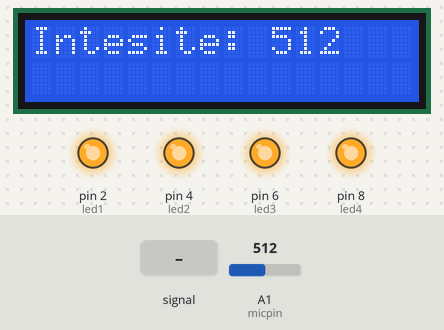
Recording of a sketch running on a simulated Arduino Uno, built with avr-gcc and run on an emulated ATmega328P. Parts: 16×2 character LCD, output pins drawn as LEDs (lit = HIGH). Dashed ring = blinking. The test bench sets the inputs (shaded band); at power-on: A1 (micpin) = 512.

Above: at 1.2 s.
1.3 s: A1 (micpin) fed a 200 Hz sine of ±460 counts around its level
At 2.35 s:
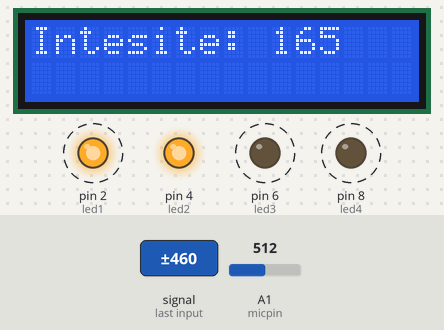
4.1 s: A1 (micpin) set to 0
At 4.6 s:
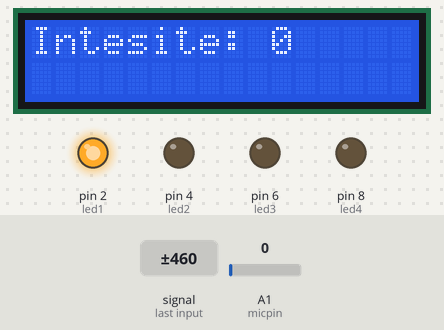
7.1 s: A1 (micpin) set to 122
At 8.4 s:
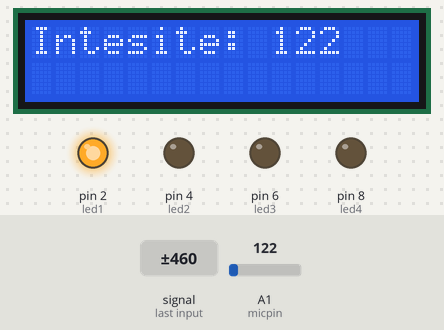
8.7 s: A1 (micpin) fed a 200 Hz sine of ±81 counts around its level
At 8.98 s:
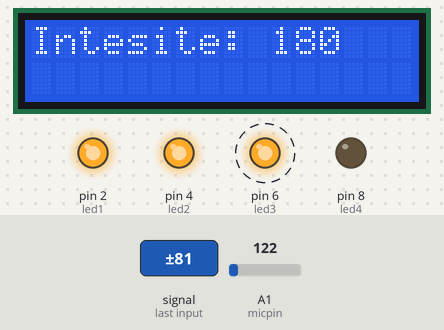
10.2 s: A1 (micpin) set to 210
At 11.2 s:
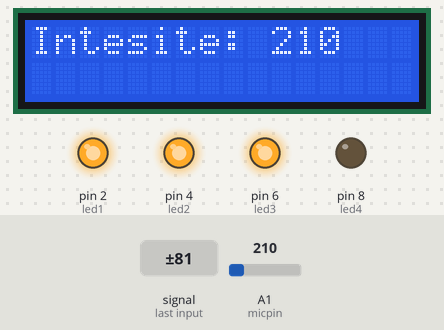
Timing chart, 0 to 12.8 s (numbered marks = the images above; inputs shaded):
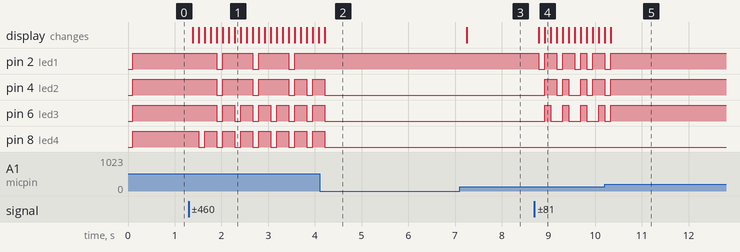

Measured:
- after the input at 1.3 s, pin 2 (led1): alternates HIGH for 0.64 s and LOW for 0.13 s, starting after 0.60 s; pin 4 (led2): HIGH → LOW after 0.60 s, → HIGH 0.13 s later, → LOW 0.64 s later, → HIGH 0.13 s later, … (8 changes in this stretch)
- after the input at 4.1 s, pin 2 (led1): stops changing and stays HIGH; pin 4 (led2), pin 6 (led3), pin 8 (led4): goes on until 4.2 s, then stays LOW
- after the input at 7.1 s, the display: changes after 0.15 s (image 3)
- after the input at 8.7 s, pin 2 (led1): HIGH → LOW after 0.09 s, → HIGH 0.13 s later, → LOW 0.26 s later, → HIGH 0.13 s later, … (8 changes in this stretch); pin 4 (led2): goes HIGH 0.26 s, LOW 0.13 s, HIGH 0.13 s, LOW 0.26 s, HIGH 0.13 s, LOW 0.13 s, then HIGH, starting after 0.22 s
- after the input at 10.2 s, pin 2 (led1), pin 4 (led2), pin 6 (led3): goes on until 10.3 s, then stays HIGH

The sketch:

test_microphone_and_screen.ino
```cpp
#include "I2C_LCD.h"
#include "Wire.h"


I2C_LCD lcd(0x27);


  const int micpin = A1;
  const int led1 = 2;
  const int led2 = 4;
  const int led3 = 6;
  const int led4 = 8;
  const int num_led = 4;

  int mic;
  const int baseline = 50;

  int amplitude;
  const int max_amplitude = 200;

  const int delta = max_amplitude/(num_led+1);

  const int thresh1 = delta;
  const int  thresh2 = thresh1 + delta;
  const int thresh3 = thresh2 + delta;
  const int thresh4 = thresh3 + delta;

void setup() {
  pinMode(led1, OUTPUT);
  pinMode(led2, OUTPUT);
  pinMode(led3, OUTPUT);
  pinMode(led4, OUTPUT);
  Serial.begin(9600);


  Wire.begin();
  lcd.begin(16, 2);
  lcd.setCursor(0,0);
  lcd.print("hello world");
}

void loop() {
  mic = analogRead(micpin);
  amplitude = abs(mic - baseline);


  lcd.setCursor(0,0);
  lcd.print("                ");
  lcd.setCursor(0,0);
  lcd.print("Intesite: ");
  lcd.print(mic);


  if (amplitude > thresh4){
    digitalWrite(led1,HIGH);
    digitalWrite(led2,HIGH);
    digitalWrite(led3,HIGH);
    digitalWrite(led4,HIGH);
  }
  else if (amplitude > thresh3){
    digitalWrite(led1,HIGH);
    digitalWrite(led2,HIGH);
    digitalWrite(led3,HIGH);
    digitalWrite(led4,LOW);
  }
  else if (amplitude > thresh2){
    digitalWrite(led1,HIGH);
    digitalWrite(led2,HIGH);
    digitalWrite(led3,LOW);
    digitalWrite(led4,LOW);
  }
  else if (amplitude > thresh1){
    digitalWrite(led1,HIGH);
    digitalWrite(led2,LOW);
    digitalWrite(led3,LOW);
    digitalWrite(led4,LOW);
  }
  else{
    digitalWrite(led1,LOW);
    digitalWrite(led2,LOW);
    digitalWrite(led3,LOW);
    digitalWrite(led4,LOW);
  }

  delay(100);
}
```
